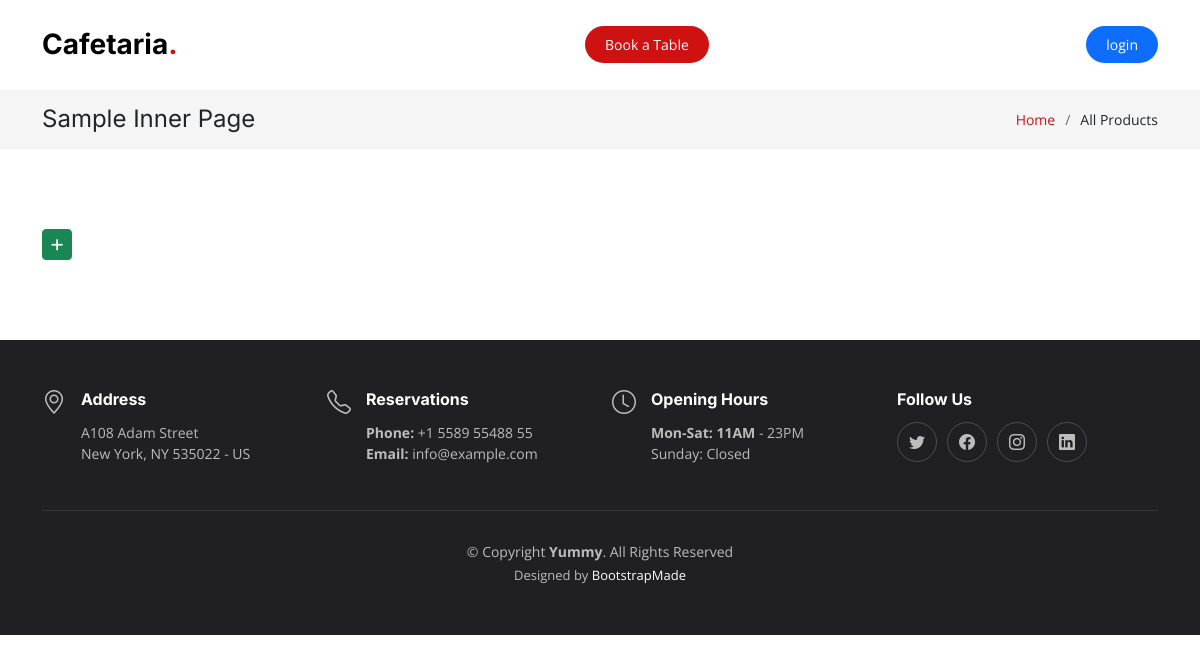
The app's page /views/Product/index.php, older data.
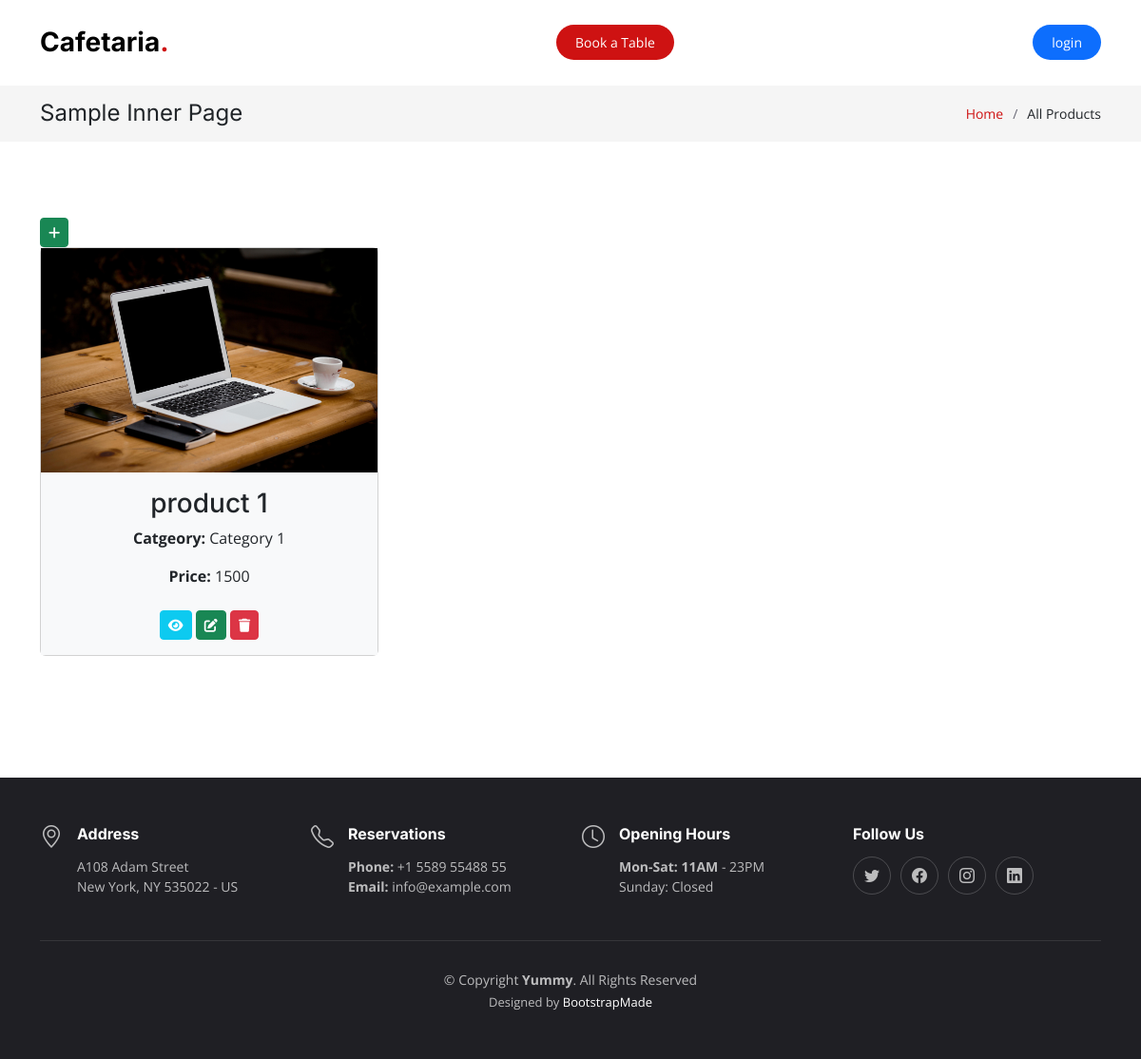
The same page, newer data.
### tables this page shows
CREATE TABLE `products` (
  `id` int NOT NULL,
  `name` varchar(50) NOT NULL,
  `price` float NOT NULL,
  `image` varchar(255) NOT NULL,
  `category_id` int NOT NULL
);

CREATE TABLE `category` (
  `id` int NOT NULL,
  `name` varchar(30) NOT NULL,
  `description` text,
  `image` varchar(255) DEFAULT NULL
);

### controllers/ProductController.php (called while the page is built, shortened)
<?php
class Product
{
    public function index()
    {
        global $conn;
        $sql = "SELECT products.*, category.id AS category_id, category.name AS category_name
            FROM products JOIN category
            ON products.category_id = category.id
            ORDER BY products.id DESC";
        $result = $conn->query($sql);
        $products = [];
        if ($result->num_rows > 0) {
            while ($row = $result->fetch_assoc()) {
                array_push($products, $row);
            }
            return $products;
        } else {
            return false;
        }
    }
}

### views/Product/index.php (the view, shortened to what this page needs)
<!DOCTYPE html>
<html lang="en">
<head>
    <link href="../../assets/vendor/bootstrap/css/bootstrap.min.css" rel="stylesheet" />
    <link href="../../assets/vendor/bootstrap-icons/bootstrap-icons.css" rel="stylesheet" />
    <link href="../../assets/vendor/aos/aos.css" rel="stylesheet" />
    <link href="../../assets/vendor/glightbox/css/glightbox.min.css" rel="stylesheet" />
    <link href="../../assets/vendor/swiper/swiper-bundle.min.css" rel="stylesheet" />
    <link rel="stylesheet" href="https://cdn.jsdelivr.net/npm/bootstrap@5.2.2/dist/css/bootstrap.min.css">
    <link rel="stylesheet" href="https://cdnjs.cloudflare.com/ajax/libs/font-awesome/6.2.0/css/all.min.css" />
    <link href="../../assets/css/main.css" rel="stylesheet" />
</head>
<?php
include('../../includes/navbar.php');
?>
<?php
include('../../controllers/DBController.php');
include('../../controllers/ProductController.php');
$products = new Product();
$products = $products->index();
?>
<main id="main">
    <div class="breadcrumbs">
        <div class="container">
            <div class="d-flex justify-content-between align-items-center">
                <h2>Sample Inner Page</h2>
                <ol>
                    <li><a href="index.php">Home</a></li>
                    <li>All Products</li>
                </ol>
            </div>
        </div>
    </div>
    <section class="sample-page">
        <div class="container data-aos='fade-up'">
            <a href="create.php" title="create" class="btn btn-success text-white btn-sm">
                <i class="fas fa-plus"></i>
            </a>
            <div class="row">
                <?php foreach ($products as $product) { ?>
                    <div class="col-md-4 mb-5">
                        <div class="card">
                            <img src="../../uploads/<?php echo $product['image']; ?>" class="w-100">
                            <div class="card-body bg-light">
                                <h3 class="card-title text-center">
                                    <?php echo $product['name'];  ?>
                                </h3>
                                <p class="text-center">
                                    <strong>Catgeory: </strong>
                                    <?php echo $product['category_name'];  ?>
                                </p>
                                <p class="text-center">
                                    <strong>Price: </strong>
                                    <?php echo $product['price'];  ?>
                                </p>
                                <div class="d-flex justify-content-center mt-4">
                                    <div>
                                        <a href="show.php?id=<?php echo $product['id']; ?>" title="show" class="btn btn-info text-white btn-sm">
                                            <i class="fas fa-eye"></i>
                                        </a>
                                        <a href="edit.php?id=<?php echo $product['id']; ?>" title="edit" class="btn btn-success text-white btn-sm">
                                            <i class="fas fa-edit"></i>
                                        </a>
                                        <a href="destroy.php?id=<?php echo $product['id']; ?>" title="Delete" class="btn btn-danger btn-sm" onclick="return confirm('Are You Sure You Want To Delete This Product ?') ;">
                                            <i class="fas fa-trash"></i>
                                        </a>
                                    </div>
                                </div>
                            </div>
                        </div>
                    </div>
                <?php } ?>
            </div>
        </div>
    </section>
</main>
<?php
include('../../includes/footer.php');
?>
</body>
</html>

### includes/navbar.php (shortened to what this page needs)
<body>
    <header id="header" class="header fixed-top d-flex align-items-center">
        <div class="container d-flex align-items-center justify-content-between">
            <a href="index.html" class="logo d-flex align-items-center me-auto me-lg-0">
                <h1>Cafetaria<span>.</span></h1>
            </a>
            <a class="btn-book-a-table" href="#book-a-table">Book a Table</a>
            <?php if (!isset($_SESSION["id"])) { ?>
                <a class="btn-book-a-table bg-primary text-white mx-0" href="../../Cafeteria_project/views/login.php">login</a>
            <?php } ?>
        </div>
    </header>

### includes/footer.php
<footer id="footer" class="footer">
    <div class="container">
        <div class="row gy-3">
            <div class="col-lg-3 col-md-6 d-flex">
                <i class="bi bi-geo-alt icon"></i>
                <div>
                    <h4>Address</h4>
                    <p>
                        A108 Adam Street <br />
                        New York, NY 535022 - US<br />
                    </p>
                </div>
            </div>
            <div class="col-lg-3 col-md-6 footer-links d-flex">
                <i class="bi bi-telephone icon"></i>
                <div>
                    <h4>Reservations</h4>
                    <p>
                        <strong>Phone:</strong> +1 5589 55488 55<br />
                        <strong>Email:</strong> info@example.com<br />
                    </p>
                </div>
            </div>
            <div class="col-lg-3 col-md-6 footer-links d-flex">
                <i class="bi bi-clock icon"></i>
                <div>
                    <h4>Opening Hours</h4>
                    <p>
                        <strong>Mon-Sat: 11AM</strong> - 23PM<br />
                        Sunday: Closed
                    </p>
                </div>
            </div>
            <div class="col-lg-3 col-md-6 footer-links">
                <h4>Follow Us</h4>
                <div class="social-links d-flex">
                    <a href="#" class="twitter"><i class="bi bi-twitter"></i></a>
                    <a href="#" class="facebook"><i class="bi bi-facebook"></i></a>
                    <a href="#" class="instagram"><i class="bi bi-instagram"></i></a>
                    <a href="#" class="linkedin"><i class="bi bi-linkedin"></i></a>
                </div>
            </div>
        </div>
    </div>
    <div class="container">
        <div class="copyright">
            &copy; Copyright <strong><span>Yummy</span></strong>. All Rights Reserved
        </div>
        <div class="credits">
            Designed by <a href="https://bootstrapmade.com/">BootstrapMade</a>
        </div>
    </div>
</footer>

### assets/css/main.css (style rules this page uses)
:root { --font-default: "Open Sans", system-ui, -apple-system, "Segoe UI", Roboto, "Helvetica Neue", Arial, "Noto Sans", "Liberation Sans", sans-serif, "Apple Color Emoji", "Segoe UI Emoji", "Segoe UI Symbol", "Noto Color Emoji"; --font-primary: "Amatic SC", sans-serif; --font-secondary: "Inter", sans-serif; }
:root { --color-default: #212529; --color-primary: #ce1212; --color-secondary: #37373f; }
:root { scroll-behavior: smooth; }
body { font-family: var(--font-default); color: var(--color-default); }
a { color: var(--color-primary); text-decoration: none; }
h1, h2, h3, h4, h5, h6 { font-family: var(--font-secondary); }
section { overflow: hidden; padding: 80px 0; }
.breadcrumbs { padding: 15px 0; background: rgba(55, 55, 63, 0.05); margin-top: 90px; }
.breadcrumbs h2 { font-size: 24px; font-weight: 400; margin: 0; }
.breadcrumbs ol { display: flex; flex-wrap: wrap; list-style: none; padding: 0; margin: 0; font-size: 14px; }
.breadcrumbs ol li+li { padding-left: 10px; }
.breadcrumbs ol li+li::before { display: inline-block; padding-right: 10px; color: #676775; content: "/"; }
.header { background: #fff; transition: all 0.5s; z-index: 997; height: 90px; border-bottom: 1px solid #fff; }
.header .logo h1 { font-size: 28px; font-weight: 700; color: #000; margin: 0; font-family: var(--font-secondary); }
.header .logo h1 span { color: var(--color-primary); }
.header .btn-book-a-table, .header .btn-book-a-table:focus { font-size: 14px; color: #fff; background: var(--color-primary); padding: 8px 20px; margin-left: 30px; border-radius: 50px; transition: 0.3s; }
section { scroll-margin-top: 90px; }
.footer { font-size: 14px; background-color: #1f1f24; padding: 50px 0; color: rgba(255, 255, 255, 0.7); }
.footer .icon { margin-right: 15px; font-size: 24px; line-height: 0; }
.footer h4 { font-size: 16px; font-weight: bold; position: relative; padding-bottom: 5px; color: #fff; }
.footer .footer-links { margin-bottom: 30px; }
.footer .social-links a { display: flex; align-items: center; justify-content: center; width: 40px; height: 40px; border-radius: 50%; border: 1px solid rgba(255, 255, 255, 0.2); font-size: 16px; color: rgba(255, 255, 255, 0.7); margin-right: 10px; transition: 0.3s; }
.footer .copyright { text-align: center; padding-top: 30px; border-top: 1px solid rgba(255, 255, 255, 0.1); }
.footer .credits { padding-top: 4px; text-align: center; font-size: 13px; }
.footer .credits a { color: #fff; }

Row changes from the older to the newer data that the page shows:
added products: image (picture), name "product 1", category.name "Category 1", price "1500"
